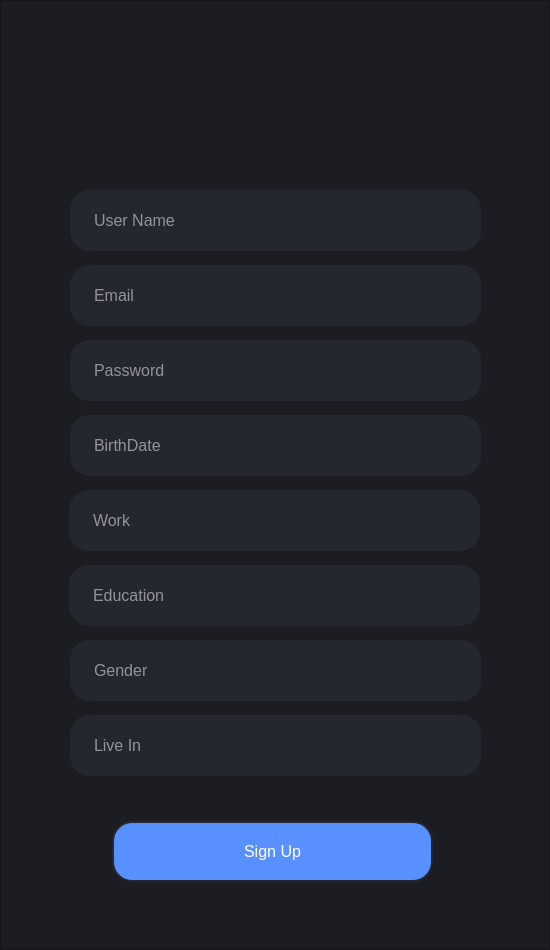
<?xml version="1.0" encoding="UTF-8"?>
<ui version="4.0">
 <class>signup</class>
 <widget class="QWidget" name="signup">
  <property name="geometry">
   <rect>
    <x>0</x>
    <y>0</y>
    <width>550</width>
    <height>950</height>
   </rect>
  </property>
  <property name="windowTitle">
   <string>Form</string>
  </property>
  <widget class="QFrame" name="frame">
   <property name="geometry">
    <rect>
     <x>0</x>
     <y>0</y>
     <width>550</width>
     <height>950</height>
    </rect>
   </property>
   <property name="font">
    <font>
     <stylestrategy>PreferDefault</stylestrategy>
    </font>
   </property>
   <property name="styleSheet">
    <string notr="true">QFrame
{
background-color: rgb(27, 29, 35);
}</string>
   </property>
   <property name="frameShape">
    <enum>QFrame::StyledPanel</enum>
   </property>
   <property name="frameShadow">
    <enum>QFrame::Raised</enum>
   </property>
   <widget class="QLineEdit" name="usernametextbox">
    <property name="geometry">
     <rect>
      <x>70</x>
      <y>190</y>
      <width>411</width>
      <height>61</height>
     </rect>
    </property>
    <property name="font">
     <font>
      <pointsize>12</pointsize>
      <italic>false</italic>
      <bold>false</bold>
      <underline>false</underline>
      <strikeout>false</strikeout>
      <stylestrategy>PreferDefault</stylestrategy>
     </font>
    </property>
    <property name="autoFillBackground">
     <bool>false</bool>
    </property>
    <property name="styleSheet">
     <string notr="true">QLineEdit
{
background-color: rgb(37, 39, 48);
border:2px solid rgb(37,39,48);
border-radius:20px;
padding-left:20px;
color:#fff;
padding-right:20px;
}
QLineEdit:hover
{
border:2px solid rgb(48,50,62);
}
QLineEdit:focus
{
border:2px solid rgb(85,170,255);
background-color:rgb(43,45,56);
}</string>
    </property>
    <property name="text">
     <string/>
    </property>
    <property name="placeholderText">
     <string>User Name</string>
    </property>
   </widget>
   <widget class="QLineEdit" name="passwordtextsignup">
    <property name="geometry">
     <rect>
      <x>70</x>
      <y>340</y>
      <width>411</width>
      <height>61</height>
     </rect>
    </property>
    <property name="font">
     <font>
      <pointsize>12</pointsize>
      <italic>false</italic>
      <bold>false</bold>
      <underline>false</underline>
      <strikeout>false</strikeout>
      <stylestrategy>PreferDefault</stylestrategy>
     </font>
    </property>
    <property name="autoFillBackground">
     <bool>false</bool>
    </property>
    <property name="styleSheet">
     <string notr="true">QLineEdit
{
background-color: rgb(37, 39, 48);
border:2px solid rgb(37,39,48);
border-radius:20px;
padding-left:20px;
color:#fff;
padding-right:20px;
}
QLineEdit:hover
{
border:2px solid rgb(48,50,62);
}
QLineEdit:focus
{
border:2px solid rgb(85,170,255);
background-color:rgb(43,45,56);
}</string>
    </property>
    <property name="text">
     <string/>
    </property>
    <property name="echoMode">
     <enum>QLineEdit::Password</enum>
    </property>
    <property name="placeholderText">
     <string>Password</string>
    </property>
   </widget>
   <widget class="QPushButton" name="signupbuttonsignupform">
    <property name="geometry">
     <rect>
      <x>112</x>
      <y>821</y>
      <width>321</width>
      <height>61</height>
     </rect>
    </property>
    <property name="font">
     <font>
      <pointsize>12</pointsize>
     </font>
    </property>
    <property name="styleSheet">
     <string notr="true">QPushButton
{
background-color: rgb(88, 144, 255);
border:2px solid rgb(37,39,48);
border-radius:20px;
color:#fff;
}
QPushButton:hover
{
background-color: rgb(47, 116, 251);
}</string>
    </property>
    <property name="text">
     <string>Sign Up</string>
    </property>
   </widget>
   <widget class="QGraphicsView" name="graphicsView_2">
    <property name="geometry">
     <rect>
      <x>120</x>
      <y>60</y>
      <width>301</width>
      <height>81</height>
     </rect>
    </property>
    <property name="styleSheet">
     <string notr="true">QGraphicsView

{
	background-image: url(:/facebooklogo/facebooktextlogo.png) no-repeat center center fixed;
    background-size:cover;
    border:0px

}</string>
    </property>
   </widget>
   <widget class="QLineEdit" name="worktextbox">
    <property name="geometry">
     <rect>
      <x>69</x>
      <y>490</y>
      <width>411</width>
      <height>61</height>
     </rect>
    </property>
    <property name="font">
     <font>
      <pointsize>12</pointsize>
      <italic>false</italic>
      <bold>false</bold>
      <underline>false</underline>
      <strikeout>false</strikeout>
      <stylestrategy>PreferDefault</stylestrategy>
     </font>
    </property>
    <property name="autoFillBackground">
     <bool>false</bool>
    </property>
    <property name="styleSheet">
     <string notr="true">QLineEdit
{
background-color: rgb(37, 39, 48);
border:2px solid rgb(37,39,48);
border-radius:20px;
padding-left:20px;
color:#fff;
padding-right:20px;
}
QLineEdit:hover
{
border:2px solid rgb(48,50,62);
}
QLineEdit:focus
{
border:2px solid rgb(85,170,255);
background-color:rgb(43,45,56);
}</string>
    </property>
    <property name="text">
     <string/>
    </property>
    <property name="placeholderText">
     <string>Work</string>
    </property>
   </widget>
   <widget class="QLineEdit" name="educationtextbox">
    <property name="geometry">
     <rect>
      <x>69</x>
      <y>565</y>
      <width>411</width>
      <height>61</height>
     </rect>
    </property>
    <property name="font">
     <font>
      <pointsize>12</pointsize>
      <italic>false</italic>
      <bold>false</bold>
      <underline>false</underline>
      <strikeout>false</strikeout>
      <stylestrategy>PreferDefault</stylestrategy>
     </font>
    </property>
    <property name="autoFillBackground">
     <bool>false</bool>
    </property>
    <property name="styleSheet">
     <string notr="true">QLineEdit
{
background-color: rgb(37, 39, 48);
border:2px solid rgb(37,39,48);
border-radius:20px;
padding-left:20px;
color:#fff;
padding-right:20px;
}
QLineEdit:hover
{
border:2px solid rgb(48,50,62);
}
QLineEdit:focus
{
border:2px solid rgb(85,170,255);
background-color:rgb(43,45,56);
}</string>
    </property>
    <property name="text">
     <string/>
    </property>
    <property name="placeholderText">
     <string>Education</string>
    </property>
   </widget>
   <widget class="QLineEdit" name="gendertextbox">
    <property name="geometry">
     <rect>
      <x>70</x>
      <y>640</y>
      <width>411</width>
      <height>61</height>
     </rect>
    </property>
    <property name="font">
     <font>
      <pointsize>12</pointsize>
      <italic>false</italic>
      <bold>false</bold>
      <underline>false</underline>
      <strikeout>false</strikeout>
      <stylestrategy>PreferDefault</stylestrategy>
     </font>
    </property>
    <property name="autoFillBackground">
     <bool>false</bool>
    </property>
    <property name="styleSheet">
     <string notr="true">QLineEdit
{
background-color: rgb(37, 39, 48);
border:2px solid rgb(37,39,48);
border-radius:20px;
padding-left:20px;
color:#fff;
padding-right:20px;
}
QLineEdit:hover
{
border:2px solid rgb(48,50,62);
}
QLineEdit:focus
{
border:2px solid rgb(85,170,255);
background-color:rgb(43,45,56);
}</string>
    </property>
    <property name="text">
     <string/>
    </property>
    <property name="placeholderText">
     <string>Gender</string>
    </property>
   </widget>
   <widget class="QLineEdit" name="birthdatetextbox">
    <property name="geometry">
     <rect>
      <x>70</x>
      <y>415</y>
      <width>411</width>
      <height>61</height>
     </rect>
    </property>
    <property name="font">
     <font>
      <pointsize>12</pointsize>
      <italic>false</italic>
      <bold>false</bold>
      <underline>false</underline>
      <strikeout>false</strikeout>
      <stylestrategy>PreferDefault</stylestrategy>
     </font>
    </property>
    <property name="autoFillBackground">
     <bool>false</bool>
    </property>
    <property name="styleSheet">
     <string notr="true">QLineEdit
{
background-color: rgb(37, 39, 48);
border:2px solid rgb(37,39,48);
border-radius:20px;
padding-left:20px;
color:#fff;
padding-right:20px;
}
QLineEdit:hover
{
border:2px solid rgb(48,50,62);
}
QLineEdit:focus
{
border:2px solid rgb(85,170,255);
background-color:rgb(43,45,56);
}</string>
    </property>
    <property name="text">
     <string/>
    </property>
    <property name="placeholderText">
     <string>BirthDate</string>
    </property>
   </widget>
   <widget class="QLineEdit" name="emailtextsignup">
    <property name="geometry">
     <rect>
      <x>70</x>
      <y>265</y>
      <width>411</width>
      <height>61</height>
     </rect>
    </property>
    <property name="font">
     <font>
      <pointsize>12</pointsize>
      <italic>false</italic>
      <bold>false</bold>
      <underline>false</underline>
      <strikeout>false</strikeout>
      <stylestrategy>PreferDefault</stylestrategy>
     </font>
    </property>
    <property name="autoFillBackground">
     <bool>false</bool>
    </property>
    <property name="styleSheet">
     <string notr="true">QLineEdit
{
background-color: rgb(37, 39, 48);
border:2px solid rgb(37,39,48);
border-radius:20px;
padding-left:20px;
color:#fff;
padding-right:20px;
}
QLineEdit:hover
{
border:2px solid rgb(48,50,62);
}
QLineEdit:focus
{
border:2px solid rgb(85,170,255);
background-color:rgb(43,45,56);
}</string>
    </property>
    <property name="text">
     <string/>
    </property>
    <property name="placeholderText">
     <string>Email</string>
    </property>
   </widget>
   <widget class="QLineEdit" name="liveintextbox">
    <property name="geometry">
     <rect>
      <x>70</x>
      <y>715</y>
      <width>411</width>
      <height>61</height>
     </rect>
    </property>
    <property name="font">
     <font>
      <pointsize>12</pointsize>
      <italic>false</italic>
      <bold>false</bold>
      <underline>false</underline>
      <strikeout>false</strikeout>
      <stylestrategy>PreferDefault</stylestrategy>
     </font>
    </property>
    <property name="autoFillBackground">
     <bool>false</bool>
    </property>
    <property name="styleSheet">
     <string notr="true">QLineEdit
{
background-color: rgb(37, 39, 48);
border:2px solid rgb(37,39,48);
border-radius:20px;
padding-left:20px;
color:#fff;
padding-right:20px;
}
QLineEdit:hover
{
border:2px solid rgb(48,50,62);
}
QLineEdit:focus
{
border:2px solid rgb(85,170,255);
background-color:rgb(43,45,56);
}</string>
    </property>
    <property name="text">
     <string/>
    </property>
    <property name="placeholderText">
     <string>Live In</string>
    </property>
   </widget>
  </widget>
 </widget>
 <resources/>
 <connections/>
</ui>
